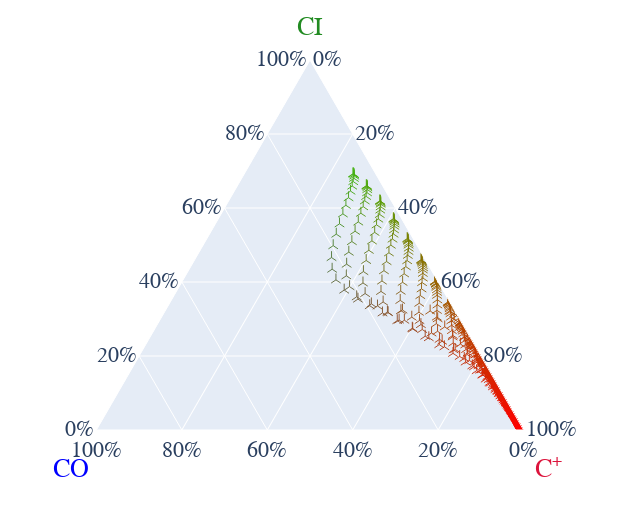

Notebook cell for this chart:
### Code cell
if  make_carbon_figs_button.clicked:
    # pio.renderers.default = "plotly_mimetype+notebook_connected"
    d = pd.read_table(output_file, header=None, sep='\s+')
    d.rename(columns= {
            0: 'UV', 1: 'CR', 2: 'Z', 3: 'Tgas', 14: 'CII', 28: 'CI', 31: 'CO', 33: 'OI', 35: 'HI', 34: 'H2', 12: 'OHp', 16: 'H2Op', 32: 'OH', 24: 'CH', 26: 'HCOp', },
            inplace=True)
    CII = d['CII']; CI = d['CI']; CO = d['CO']
    tot_carbon = CII+CI+CO
    c2 = CII/tot_carbon
    c1 = CI/tot_carbon
    co = CO/tot_carbon

    carbon_color = [''] * len(d)
    uv_cr_label  = [''] * len(d)
    for i in range(0,len(d)):
        carbon_color[i] =f"rgba({c2.iloc[i]:.3f}, {c1.iloc[i]:.3f}, {co.iloc[i]:.3f}, 0.9)"
        uv_cr_label[i]  = f"UV={math.log10(d['UV'][i]):.1f}, CR={math.log10(d['CR'][i]):.1f}"
    df = pd.DataFrame({'CI':c1, 'C+':c2, 'CO':co, 'carbon_color':carbon_color, 'uv_cr_label':uv_cr_label})

    fig = px.scatter_ternary(df, a='CI', b='CO', c='C+', hover_name='uv_cr_label',
        hover_data={'C+':':.0%', 'CI':':>.0%', 'CO':':>.0%'},
        labels={"C+": "C<sup>+</sup>", "CI": 'CI', "CO": 'CO' },
        )
    fig.update_ternaries(
        aaxis_tickformat='.0%',baxis_tickformat='.0%',caxis_tickformat='.0%',
        aaxis_title_font_color='forestgreen',
        baxis_title_font_color='blue',
        caxis_title_font_color='crimson',
        )

    fig.update_traces(
        hoverlabel=dict( bgcolor="white", font_size=16, align='left', font_family="monospace"),
        marker=dict(size=8, color = carbon_color, symbol=137),selector=dict(type='scatterternary'))
    fig.update_layout(
    plot_bgcolor='rgba(0, 0, 0, 0)',
    paper_bgcolor= 'rgba(0, 0, 0, 0)',
    width = 620, height = 510,
    font_size=22,font_family="Rockwell"
    )

    fig.show()

### Figure 1 — Plotly figure (JSON) as saved in the notebook; plotly's stock layout.template omitted (floating-point values rounded to 4 significant figures; data arrays with more than 128 entries replaced by an {"elided": "..."} marker saying what was removed)
{"data": [{"a": {"elided": "2501 float values"}, "b": {"elided": "2501 float values"}, "c": {"elided": "2501 float values"}, "customdata": {"elided": "2501x3 float values"}, "hoverlabel": {"align": "left", "bgcolor": "white", "font": {"family": "monospace", "size": 16}}, "hovertemplate": "<b>%{hovertext}</b><br><br>CI=%{customdata[1]:>.0%}<br>CO=%{customdata[2]:>.0%}<br>C<sup>+</sup>=%{customdata[0]:.0%}<extra></extra>", "hovertext": {"elided": "2501 str values"}, "legendgroup": "", "marker": {"color": {"elided": "2501 str values"}, "size": 8, "symbol": 137}, "mode": "markers", "name": "", "showlegend": false, "subplot": "ternary", "type": "scatterternary"}], "layout": {"font": {"family": "Rockwell", "size": 22}, "height": 510, "legend": {"tracegroupgap": 0}, "margin": {"t": 60}, "paper_bgcolor": "rgba(0, 0, 0, 0)", "plot_bgcolor": "rgba(0, 0, 0, 0)", "ternary": {"aaxis": {"tickformat": ".0%", "title": {"font": {"color": "forestgreen"}, "text": "CI"}}, "baxis": {"tickformat": ".0%", "title": {"font": {"color": "blue"}, "text": "CO"}}, "caxis": {"tickformat": ".0%", "title": {"font": {"color": "crimson"}, "text": "C<sup>+</sup>"}}, "domain": {"x": [0, 1], "y": [0, 1]}}, "width": 620}}
